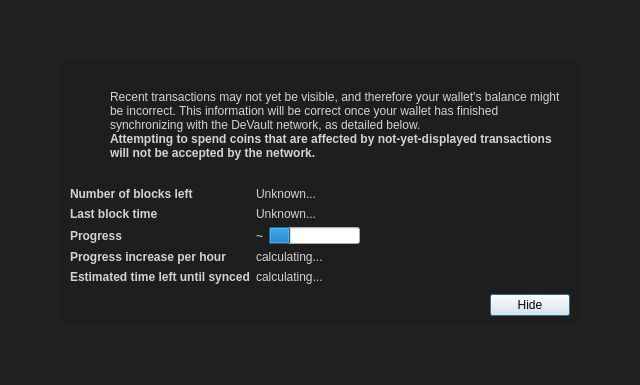
<?xml version="1.0" encoding="UTF-8"?>
<ui version="4.0">
 <class>ModalOverlay</class>
 <widget class="ModalOverlay" name="ModalOverlay">
  <property name="geometry">
   <rect>
    <x>0</x>
    <y>0</y>
    <width>640</width>
    <height>385</height>
   </rect>
  </property>
  <property name="windowTitle">
   <string>Form</string>
  </property>
  <layout class="QVBoxLayout" name="verticalLayout" stretch="0">
   <property name="sizeConstraint">
    <enum>QLayout::SetDefaultConstraint</enum>
   </property>
   <property name="leftMargin">
    <number>0</number>
   </property>
   <property name="topMargin">
    <number>0</number>
   </property>
   <property name="rightMargin">
    <number>0</number>
   </property>
   <property name="bottomMargin">
    <number>0</number>
   </property>
   <item>
    <widget class="QWidget" name="bgWidget" native="true">
     <property name="styleSheet">
      <string notr="true">#bgWidget { background: rgba(0,0,0,220); }</string>
     </property>
     <layout class="QVBoxLayout" name="verticalLayoutMain" stretch="1">
      <property name="leftMargin">
       <number>60</number>
      </property>
      <property name="topMargin">
       <number>60</number>
      </property>
      <property name="rightMargin">
       <number>60</number>
      </property>
      <property name="bottomMargin">
       <number>60</number>
      </property>
      <item>
       <widget class="QWidget" name="contentWidget" native="true">
        <property name="styleSheet">
         <string notr="true">#contentWidget { background: rgba(30,30,30,240); border-radius: 6px; }

QLabel { color: rgb(211,211,211);  }</string>
        </property>
        <layout class="QVBoxLayout" name="verticalLayoutSub" stretch="1,0,0,0">
         <property name="spacing">
          <number>0</number>
         </property>
         <property name="leftMargin">
          <number>10</number>
         </property>
         <property name="topMargin">
          <number>10</number>
         </property>
         <property name="rightMargin">
          <number>10</number>
         </property>
         <property name="bottomMargin">
          <number>10</number>
         </property>
         <item>
          <layout class="QHBoxLayout" name="horizontalLayoutIconText" stretch="0,1">
           <property name="topMargin">
            <number>20</number>
           </property>
           <item>
            <layout class="QVBoxLayout" name="verticalLayoutIcon">
             <property name="leftMargin">
              <number>0</number>
             </property>
             <item>
              <widget class="QPushButton" name="warningIcon">
               <property name="enabled">
                <bool>false</bool>
               </property>
               <property name="text">
                <string/>
               </property>
               <property name="icon">
                <iconset>
                 <normaloff>:/icons/warning</normaloff>
                 <disabledoff>:/icons/warning</disabledoff>:/icons/warning</iconset>
               </property>
               <property name="iconSize">
                <size>
                 <width>48</width>
                 <height>48</height>
                </size>
               </property>
               <property name="flat">
                <bool>true</bool>
               </property>
              </widget>
             </item>
             <item>
              <spacer name="verticalSpacerWarningIcon">
               <property name="orientation">
                <enum>Qt::Vertical</enum>
               </property>
               <property name="sizeHint" stdset="0">
                <size>
                 <width>20</width>
                 <height>40</height>
                </size>
               </property>
              </spacer>
             </item>
            </layout>
           </item>
           <item>
            <layout class="QVBoxLayout" name="verticalLayoutInfoText">
             <property name="leftMargin">
              <number>0</number>
             </property>
             <property name="topMargin">
              <number>0</number>
             </property>
             <item>
              <widget class="QLabel" name="infoText">
               <property name="text">
                <string>Recent transactions may not yet be visible, and therefore your wallet's balance might be incorrect. This information will be correct once your wallet has finished synchronizing with the DeVault network, as detailed below.</string>
               </property>
               <property name="textFormat">
                <enum>Qt::RichText</enum>
               </property>
               <property name="wordWrap">
                <bool>true</bool>
               </property>
              </widget>
             </item>
             <item>
              <widget class="QLabel" name="infoTextStrong">
               <property name="font">
                <font>
                 <weight>75</weight>
                 <bold>true</bold>
                </font>
               </property>
               <property name="text">
                <string>Attempting to spend coins that are affected by not-yet-displayed transactions will not be accepted by the network.</string>
               </property>
               <property name="textFormat">
                <enum>Qt::RichText</enum>
               </property>
               <property name="wordWrap">
                <bool>true</bool>
               </property>
              </widget>
             </item>
             <item>
              <spacer name="verticalSpacerInTextSpace">
               <property name="orientation">
                <enum>Qt::Vertical</enum>
               </property>
               <property name="sizeHint" stdset="0">
                <size>
                 <width>20</width>
                 <height>40</height>
                </size>
               </property>
              </spacer>
             </item>
            </layout>
           </item>
          </layout>
         </item>
         <item>
          <spacer name="verticalSpacerAfterText">
           <property name="orientation">
            <enum>Qt::Vertical</enum>
           </property>
           <property name="sizeHint" stdset="0">
            <size>
             <width>20</width>
             <height>40</height>
            </size>
           </property>
          </spacer>
         </item>
         <item>
          <layout class="QFormLayout" name="formLayout">
           <property name="fieldGrowthPolicy">
            <enum>QFormLayout::FieldsStayAtSizeHint</enum>
           </property>
           <property name="horizontalSpacing">
            <number>6</number>
           </property>
           <property name="verticalSpacing">
            <number>6</number>
           </property>
           <property name="topMargin">
            <number>10</number>
           </property>
           <item row="0" column="0">
            <widget class="QLabel" name="labelNumberOfBlocksLeft">
             <property name="font">
              <font>
               <weight>75</weight>
               <bold>true</bold>
              </font>
             </property>
             <property name="text">
              <string>Number of blocks left</string>
             </property>
            </widget>
           </item>
           <item row="0" column="1">
            <widget class="QLabel" name="numberOfBlocksLeft">
             <property name="text">
              <string>Unknown...</string>
             </property>
            </widget>
           </item>
           <item row="1" column="0">
            <widget class="QLabel" name="labelLastBlockTime">
             <property name="font">
              <font>
               <weight>75</weight>
               <bold>true</bold>
              </font>
             </property>
             <property name="text">
              <string>Last block time</string>
             </property>
            </widget>
           </item>
           <item row="1" column="1">
            <widget class="QLabel" name="newestBlockDate">
             <property name="sizePolicy">
              <sizepolicy hsizetype="Maximum" vsizetype="Preferred">
               <horstretch>0</horstretch>
               <verstretch>0</verstretch>
              </sizepolicy>
             </property>
             <property name="text">
              <string>Unknown...</string>
             </property>
            </widget>
           </item>
           <item row="2" column="0">
            <widget class="QLabel" name="labelSyncDone">
             <property name="font">
              <font>
               <weight>75</weight>
               <bold>true</bold>
              </font>
             </property>
             <property name="text">
              <string>Progress</string>
             </property>
            </widget>
           </item>
           <item row="2" column="1">
            <layout class="QHBoxLayout" name="horizontalLayoutSync" stretch="0,1">
             <item>
              <widget class="QLabel" name="percentageProgress">
               <property name="text">
                <string notr="true">~</string>
               </property>
              </widget>
             </item>
             <item>
              <widget class="QProgressBar" name="progressBar">
               <property name="value">
                <number>24</number>
               </property>
               <property name="format">
                <string/>
               </property>
              </widget>
             </item>
            </layout>
           </item>
           <item row="4" column="0">
            <widget class="QLabel" name="labelProgressIncrease">
             <property name="font">
              <font>
               <weight>75</weight>
               <bold>true</bold>
              </font>
             </property>
             <property name="text">
              <string>Progress increase per hour</string>
             </property>
            </widget>
           </item>
           <item row="4" column="1">
            <widget class="QLabel" name="progressIncreasePerH">
             <property name="text">
              <string>calculating...</string>
             </property>
            </widget>
           </item>
           <item row="5" column="0">
            <widget class="QLabel" name="labelEstimatedTimeLeft">
             <property name="font">
              <font>
               <weight>75</weight>
               <bold>true</bold>
              </font>
             </property>
             <property name="text">
              <string>Estimated time left until synced</string>
             </property>
            </widget>
           </item>
           <item row="5" column="1">
            <widget class="QLabel" name="expectedTimeLeft">
             <property name="text">
              <string>calculating...</string>
             </property>
            </widget>
           </item>
          </layout>
         </item>
         <item>
          <layout class="QHBoxLayout" name="horizontalLayoutButtons">
           <property name="leftMargin">
            <number>10</number>
           </property>
           <property name="topMargin">
            <number>10</number>
           </property>
           <item>
            <spacer name="horizontalSpacer">
             <property name="orientation">
              <enum>Qt::Horizontal</enum>
             </property>
             <property name="sizeHint" stdset="0">
              <size>
               <width>40</width>
               <height>20</height>
              </size>
             </property>
            </spacer>
           </item>
           <item>
            <widget class="QPushButton" name="closeButton">
             <property name="text">
              <string>Hide</string>
             </property>
             <property name="focusPolicy">
              <enum>Qt::StrongFocus</enum>
             </property>
             <property name="default">
              <bool>true</bool>
             </property>
            </widget>
           </item>
          </layout>
         </item>
        </layout>
       </widget>
      </item>
     </layout>
    </widget>
   </item>
  </layout>
 </widget>
 <customwidgets>
  <customwidget>
   <class>ModalOverlay</class>
   <extends>QWidget</extends>
   <header>qt/modaloverlay.h</header>
   <container>1</container>
  </customwidget>
 </customwidgets>
 <resources/>
 <connections/>
</ui>
